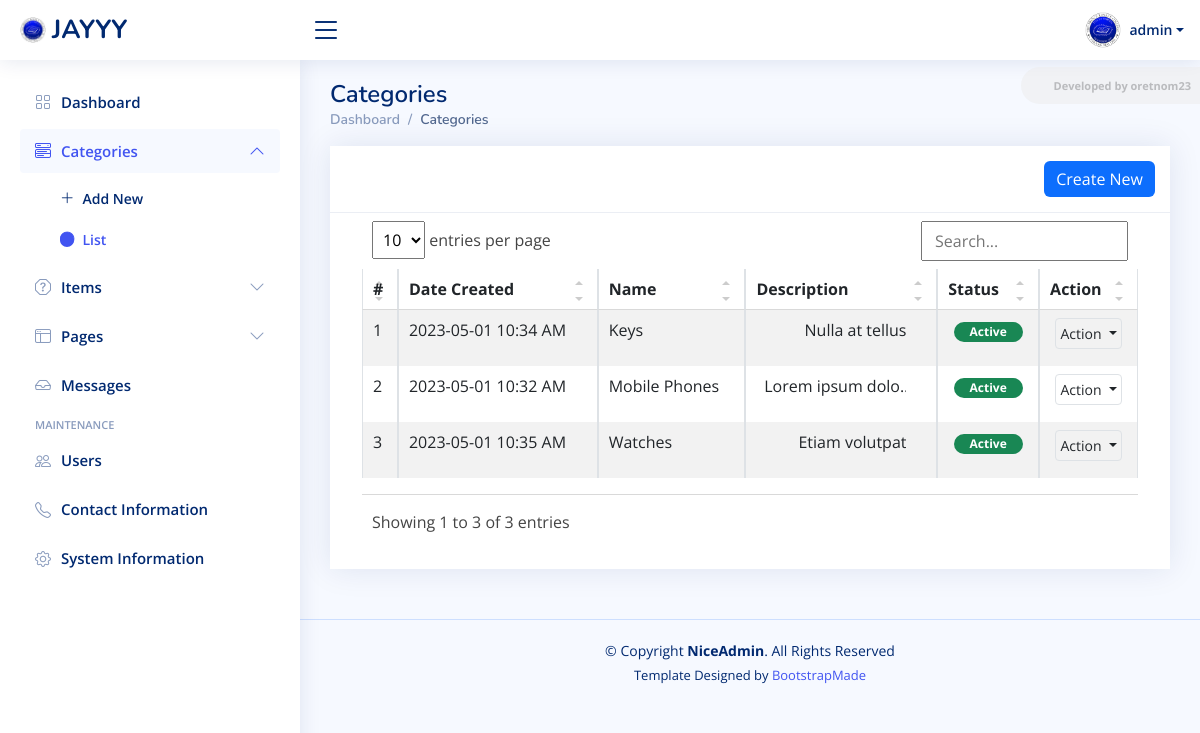
The app's page /admin/?page=categories (signed in) with its own data.
### tables this page shows
CREATE TABLE `category_list` (
  `id` bigint(30) NOT NULL,
  `name` text NOT NULL,
  `description` text NOT NULL,
  `status` tinyint(1) NOT NULL DEFAULT 1,
  `created_at` datetime NOT NULL DEFAULT current_timestamp(),
  `updated_at` datetime DEFAULT NULL ON UPDATE current_timestamp()
);

### admin/categories/index.php (the view, shortened to what this page needs)
<div class="card card-outline rounded-0 card-navy">
	<div class="card-header ">
		<div class="card-tools d-flex justify-content-end">
			<a href="<?= base_url ?>admin?page=categories/manage_category" id="create_new" class="btn btn-flat btn-primary bg-gradient-teal border-0 rounded00"><span class="fas fa-plus"></span>  Create New</a>
		</div>
	</div>
	<div class="card-body">
        <div class="container-fluid">
			<div class="table-responsive">
				<table class="table table-sm table-hover table-striped table-bordered" id="list">
					<colgroup>
						<col width="5%">
						<col width="20%">
						<col width="25%">
						<col width="25%">
						<col width="15">
						<col width="10%">
					</colgroup>
					<thead>
						<tr>
							<th>#</th>
							<th>Date Created</th>
							<th>Name</th>
							<th>Description</th>
							<th>Status</th>
							<th>Action</th>
						</tr>
					</thead>
					<tbody>
						<?php
						$i = 1;
						$qry = $conn->query("SELECT * from `category_list` order by `name` asc ");
						while($row = $qry->fetch_assoc()):
						?>
							<tr>
								<td class="align-items-center text-center"><?php echo $i++; ?></td>
								<td class="align-items-center"><?php echo date("Y-m-d g:i A",strtotime($row['created_at'])) ?></td>
								<td class="align-items-center"><?= $row['name'] ?></td>
								<td class="align-items-center text-end"><p class="truncate-1" style="max-width:150px"><?= strip_tags(htmlspecialchars_decode($row['description'])) ?></p></td>
								<td class="align-items-center justify-content-center text-center">
									<?php if($row['status'] == 1): ?>
										<span class="badge bg-success px-3 rounded-pill">Active</span>
									<?php else: ?>
										<span class="badge bg-danger px-3 rounded-pill">Inactive</span>
									<?php endif; ?>
								</td>
								<td class="align-items-center" align="center">
									<div class="dropdown">
										<button type="button" class="btn btn-flat p-1 btn-default btn-sm border dropdown-toggle dropdown-icon" data-bs-toggle="dropdown">
												Action
										</button>
									</div>
								</td>
							</tr>
						<?php endwhile; ?>
					</tbody>
				</table>
			</div>
		</div>
	</div>
</div>

### assets/css/style.css (style rules this page uses)
:root { scroll-behavior: smooth; }
body { font-family: "Open Sans", sans-serif; background: #f6f9ff; color: #444444; }
a { color: #4154f1; text-decoration: none; }
.card { margin-bottom: 30px; border: none; border-radius: 5px; box-shadow: 0px 0 30px rgba(1, 41, 112, 0.1); }
.card-header, .card-footer { border-color: #ebeef4; background-color: #fff; color: #798eb3; padding: 15px; }
.card-body { padding: 0 20px 20px 20px; }

### assets/css/custom.css (style rules this page uses)
.truncate-1 { overflow: hidden; text-overflow: ellipsis; display: -webkit-box; -webkit-line-clamp: 1; -webkit-box-orient: vertical; }
.table-responsive { overflow-x: unset; }

### records on screen
category_list: created_at "2023-05-01 10:34 AM", name "Keys", description "Nulla at…", status "Active"
category_list: created_at "2023-05-01 10:32 AM", name "Mobile Phones", description "Lorem ipsum…", status "Active"
category_list: created_at "2023-05-01 10:35 AM", name "Watches", description "Etiam…", status "Active"

### other values on screen
$_settings->info('short_name') "JAYYY"
$_settings->userdata('username') "admin"
str_replace(['_', '/'], ' ', ($pageSplit[1] ?? $page)) "Categories"
